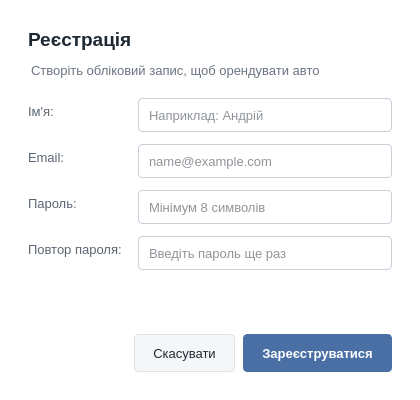
<?xml version="1.0" encoding="UTF-8"?>
<ui version="4.0">
 <class>RegisterDialog</class>
 <widget class="QDialog" name="RegisterDialog">
  <property name="geometry">
   <rect>
    <x>0</x>
    <y>0</y>
    <width>420</width>
    <height>400</height>
   </rect>
  </property>
  <property name="minimumSize">
   <size>
    <width>420</width>
    <height>400</height>
   </size>
  </property>
  <property name="maximumSize">
   <size>
    <width>420</width>
    <height>400</height>
   </size>
  </property>
  <property name="windowTitle">
   <string>Реєстрація</string>
  </property>
  <property name="modal">
   <bool>true</bool>
  </property>
  <property name="styleSheet">
   <string notr="true">
QWidget { font-family: &quot;Segoe UI&quot;; font-size: 10pt; color: #1F2933; }
QDialog#RegisterDialog { background: #FFFFFF; }
QLabel#lblHeader { font-size: 14pt; font-weight: 600; padding-bottom: 0px; }
QLabel#lblSubheader { color: #6B7480; padding-bottom: 8px; }
QFormLayout QLabel, QLabel { color: #5B6573; }
QLabel#lblHeader { color: #1F2933; }

QLineEdit {
    background: #FFFFFF; border: 1px solid #C9D0D9; border-radius: 4px;
    padding: 5px 8px; min-height: 22px; selection-background-color: #4A6FA5;
}
QLineEdit:hover { border-color: #A9B8CC; }
QLineEdit:focus { border-color: #4A6FA5; }

QPushButton {
    background: #F4F6F8; border: 1px solid #DDE2E8; border-radius: 4px;
    padding: 8px 18px; min-height: 20px;
}
QPushButton:hover   { background: #EAEEF3; border-color: #C9D0D9; }
QPushButton:pressed { background: #DFE5EC; }
QPushButton#btnRegister { background: #4A6FA5; border-color: #4A6FA5; color: #FFFFFF; font-weight: 600; }
QPushButton#btnRegister:hover   { background: #3F5F8F; border-color: #3F5F8F; }
QPushButton#btnRegister:pressed { background: #34507A; }
</string>
  </property>
  <layout class="QVBoxLayout" name="mainLayout">
   <property name="spacing">
    <number>12</number>
   </property>
   <property name="leftMargin">
    <number>28</number>
   </property>
   <property name="topMargin">
    <number>28</number>
   </property>
   <property name="rightMargin">
    <number>28</number>
   </property>
   <property name="bottomMargin">
    <number>28</number>
   </property>
   <item>
    <widget class="QLabel" name="lblHeader">
     <property name="text">
      <string>Реєстрація</string>
     </property>
    </widget>
   </item>
   <item>
    <widget class="QLabel" name="lblSubheader">
     <property name="text">
      <string>Створіть обліковий запис, щоб орендувати авто</string>
     </property>
    </widget>
   </item>
   <item>
    <layout class="QFormLayout" name="formLayout">
     <property name="labelAlignment">
      <set>Qt::AlignmentFlag::AlignLeading|Qt::AlignmentFlag::AlignLeft|Qt::AlignmentFlag::AlignVCenter</set>
     </property>
     <property name="horizontalSpacing">
      <number>16</number>
     </property>
     <property name="verticalSpacing">
      <number>12</number>
     </property>
     <item row="0" column="0">
      <widget class="QLabel" name="lblName">
       <property name="text">
        <string>Ім'я:</string>
       </property>
      </widget>
     </item>
     <item row="0" column="1">
      <widget class="QLineEdit" name="txtName">
       <property name="placeholderText">
        <string>Наприклад: Андрій</string>
       </property>
      </widget>
     </item>
     <item row="1" column="0">
      <widget class="QLabel" name="lblEmail">
       <property name="text">
        <string>Email:</string>
       </property>
      </widget>
     </item>
     <item row="1" column="1">
      <widget class="QLineEdit" name="txtEmail">
       <property name="placeholderText">
        <string>name@example.com</string>
       </property>
      </widget>
     </item>
     <item row="2" column="0">
      <widget class="QLabel" name="lblPassword">
       <property name="text">
        <string>Пароль:</string>
       </property>
      </widget>
     </item>
     <item row="2" column="1">
      <widget class="QLineEdit" name="txtPassword">
       <property name="echoMode">
        <enum>QLineEdit::EchoMode::Password</enum>
       </property>
       <property name="placeholderText">
        <string>Мінімум 8 символів</string>
       </property>
      </widget>
     </item>
     <item row="3" column="0">
      <widget class="QLabel" name="lblConfirmPassword">
       <property name="text">
        <string>Повтор пароля:</string>
       </property>
      </widget>
     </item>
     <item row="3" column="1">
      <widget class="QLineEdit" name="txtConfirmPassword">
       <property name="echoMode">
        <enum>QLineEdit::EchoMode::Password</enum>
       </property>
       <property name="placeholderText">
        <string>Введіть пароль ще раз</string>
       </property>
      </widget>
     </item>
    </layout>
   </item>
   <item>
    <spacer name="verticalSpacer">
     <property name="orientation">
      <enum>Qt::Orientation::Vertical</enum>
     </property>
     <property name="sizeHint" stdset="0">
      <size>
       <width>20</width>
       <height>20</height>
      </size>
     </property>
    </spacer>
   </item>
   <item>
    <layout class="QHBoxLayout" name="buttonLayout">
     <property name="spacing">
      <number>8</number>
     </property>
     <item>
      <spacer name="buttonSpacer">
       <property name="orientation">
        <enum>Qt::Orientation::Horizontal</enum>
       </property>
       <property name="sizeHint" stdset="0">
        <size>
         <width>40</width>
         <height>10</height>
        </size>
       </property>
      </spacer>
     </item>
     <item>
      <widget class="QPushButton" name="btnCancel">
       <property name="cursor">
        <cursorShape>PointingHandCursor</cursorShape>
       </property>
       <property name="text">
        <string>Скасувати</string>
       </property>
      </widget>
     </item>
     <item>
      <widget class="QPushButton" name="btnRegister">
       <property name="cursor">
        <cursorShape>PointingHandCursor</cursorShape>
       </property>
       <property name="text">
        <string>Зареєструватися</string>
       </property>
       <property name="default">
        <bool>true</bool>
       </property>
      </widget>
     </item>
    </layout>
   </item>
  </layout>
 </widget>
 <tabstops>
  <tabstop>txtName</tabstop>
  <tabstop>txtEmail</tabstop>
  <tabstop>txtPassword</tabstop>
  <tabstop>txtConfirmPassword</tabstop>
  <tabstop>btnRegister</tabstop>
  <tabstop>btnCancel</tabstop>
 </tabstops>
 <resources/>
 <connections/>
</ui>
